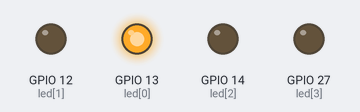
A sketch run on a simulated ESP32. Shown: output pins drawn as LEDs (lit = HIGH).

Above: at 0.05 s.
At 0.75 s:
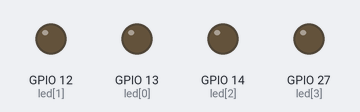
At 1.45 s:
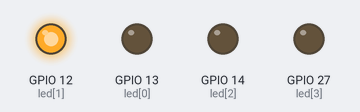
At 1.85 s:
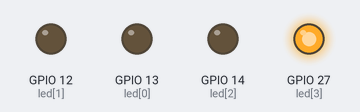
At 2.85 s:
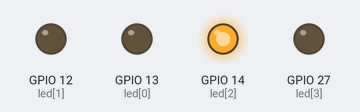
Timing chart, 0 to 3.1 s (numbered marks = the images above):
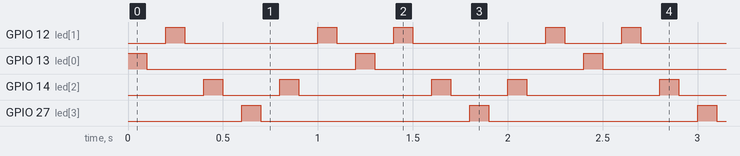

Measured:
- by itself, GPIO 12 (led[1]): repeats every 1.2 s: LOW 0.70 s, HIGH 0.10 s, LOW 0.30 s, HIGH 0.10 s
- by itself, GPIO 13 (led[0]), GPIO 27 (led[3]): alternates HIGH for 0.10 s and LOW for 1.1 s
- by itself, GPIO 14 (led[2]): repeats every 1.2 s: LOW 0.30 s, HIGH 0.10 s, LOW 0.70 s, HIGH 0.10 s

The sketch:

arryLED.ino
```cpp
int led[8] = {13,12,14,27,14,12};
void setup() {
  for(int i=0;i<4;i++){
    pinMode(led[i],OUTPUT);
  }
}
void loop() {
  for(int i=0 ; i < 6 ; i++){
    digitalWrite(led[i],1);
    delay(100);
    digitalWrite(led[i],0);
    delay(100);
  }
}
```
